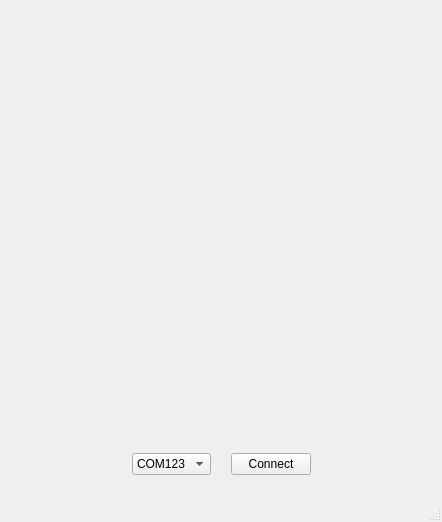
<?xml version="1.0" encoding="UTF-8"?>
<ui version="4.0">
 <class>MainWindow</class>
 <widget class="QMainWindow" name="MainWindow">
  <property name="geometry">
   <rect>
    <x>0</x>
    <y>0</y>
    <width>442</width>
    <height>522</height>
   </rect>
  </property>
  <property name="windowTitle">
   <string>Chorus RF Laptimer Qt Gui</string>
  </property>
  <widget class="QWidget" name="centralWidget">
   <layout class="QVBoxLayout" name="verticalLayout_5">
    <item>
     <widget class="QStackedWidget" name="mainStackedWidget">
      <property name="currentIndex">
       <number>0</number>
      </property>
      <widget class="QWidget" name="connectPage">
       <layout class="QVBoxLayout" name="verticalLayout_4">
        <property name="leftMargin">
         <number>0</number>
        </property>
        <property name="topMargin">
         <number>0</number>
        </property>
        <property name="rightMargin">
         <number>0</number>
        </property>
        <property name="bottomMargin">
         <number>0</number>
        </property>
        <item>
         <widget class="QWidget" name="chorusLogoLabelContainer" native="true">
          <layout class="QVBoxLayout" name="verticalLayout_6">
           <item>
            <widget class="QLabel" name="chorusLogoLabel">
             <property name="text">
              <string/>
             </property>
             <property name="pixmap">
              <pixmap resource="../resources/chorusqtgui.qrc">:/logo.png</pixmap>
             </property>
             <property name="scaledContents">
              <bool>false</bool>
             </property>
             <property name="alignment">
              <set>Qt::AlignCenter</set>
             </property>
            </widget>
           </item>
          </layout>
         </widget>
        </item>
        <item>
         <widget class="QStackedWidget" name="serialPortStacketWidget">
          <property name="minimumSize">
           <size>
            <width>0</width>
            <height>50</height>
           </size>
          </property>
          <property name="maximumSize">
           <size>
            <width>16777215</width>
            <height>50</height>
           </size>
          </property>
          <property name="currentIndex">
           <number>0</number>
          </property>
          <widget class="QWidget" name="serialPage">
           <layout class="QVBoxLayout" name="verticalLayout_3">
            <property name="spacing">
             <number>0</number>
            </property>
            <property name="leftMargin">
             <number>0</number>
            </property>
            <property name="topMargin">
             <number>0</number>
            </property>
            <property name="rightMargin">
             <number>0</number>
            </property>
            <property name="bottomMargin">
             <number>0</number>
            </property>
            <item>
             <widget class="QWidget" name="widget" native="true">
              <layout class="QGridLayout" name="gridLayout_3">
               <property name="leftMargin">
                <number>0</number>
               </property>
               <property name="topMargin">
                <number>0</number>
               </property>
               <property name="rightMargin">
                <number>0</number>
               </property>
               <property name="bottomMargin">
                <number>0</number>
               </property>
               <property name="horizontalSpacing">
                <number>20</number>
               </property>
               <property name="verticalSpacing">
                <number>0</number>
               </property>
               <item row="0" column="0">
                <spacer name="horizontalSpacer">
                 <property name="orientation">
                  <enum>Qt::Horizontal</enum>
                 </property>
                 <property name="sizeHint" stdset="0">
                  <size>
                   <width>158</width>
                   <height>20</height>
                  </size>
                 </property>
                </spacer>
               </item>
               <item row="0" column="1">
                <widget class="QComboBox" name="serialPortsComboBox">
                 <item>
                  <property name="text">
                   <string>COM123</string>
                  </property>
                 </item>
                </widget>
               </item>
               <item row="0" column="2">
                <widget class="QPushButton" name="connectButton">
                 <property name="text">
                  <string>Connect</string>
                 </property>
                </widget>
               </item>
               <item row="0" column="3">
                <spacer name="horizontalSpacer_2">
                 <property name="orientation">
                  <enum>Qt::Horizontal</enum>
                 </property>
                 <property name="sizeHint" stdset="0">
                  <size>
                   <width>157</width>
                   <height>20</height>
                  </size>
                 </property>
                </spacer>
               </item>
              </layout>
             </widget>
            </item>
           </layout>
          </widget>
          <widget class="QWidget" name="noSerialPage">
           <layout class="QHBoxLayout" name="horizontalLayout">
            <property name="spacing">
             <number>6</number>
            </property>
            <property name="leftMargin">
             <number>0</number>
            </property>
            <property name="topMargin">
             <number>0</number>
            </property>
            <property name="rightMargin">
             <number>0</number>
            </property>
            <property name="bottomMargin">
             <number>0</number>
            </property>
            <item>
             <spacer name="horizontalSpacer_4">
              <property name="orientation">
               <enum>Qt::Horizontal</enum>
              </property>
              <property name="sizeHint" stdset="0">
               <size>
                <width>204</width>
                <height>20</height>
               </size>
              </property>
             </spacer>
            </item>
            <item>
             <widget class="QLabel" name="noSerialLabel">
              <property name="text">
               <string>No serial port found!</string>
              </property>
             </widget>
            </item>
            <item>
             <spacer name="horizontalSpacer_5">
              <property name="orientation">
               <enum>Qt::Horizontal</enum>
              </property>
              <property name="sizeHint" stdset="0">
               <size>
                <width>204</width>
                <height>20</height>
               </size>
              </property>
             </spacer>
            </item>
           </layout>
          </widget>
         </widget>
        </item>
       </layout>
      </widget>
      <widget class="QWidget" name="mainPage">
       <layout class="QVBoxLayout" name="verticalLayout">
        <property name="spacing">
         <number>0</number>
        </property>
        <property name="leftMargin">
         <number>0</number>
        </property>
        <property name="topMargin">
         <number>0</number>
        </property>
        <property name="rightMargin">
         <number>0</number>
        </property>
        <property name="bottomMargin">
         <number>0</number>
        </property>
        <item>
         <widget class="QTabWidget" name="mainTabWidget">
          <property name="currentIndex">
           <number>1</number>
          </property>
          <widget class="QWidget" name="debugDebugTab">
           <attribute name="title">
            <string>Devices</string>
           </attribute>
           <layout class="QGridLayout" name="gridLayout_5">
            <item row="0" column="0">
             <layout class="QVBoxLayout" name="debugDebugLayout"/>
            </item>
           </layout>
          </widget>
          <widget class="QWidget" name="speechTab">
           <attribute name="title">
            <string>TTS</string>
           </attribute>
           <layout class="QGridLayout" name="gridLayout">
            <item row="0" column="2">
             <widget class="QComboBox" name="voicesComboBox"/>
            </item>
            <item row="0" column="0">
             <widget class="QLabel" name="voicesLabel">
              <property name="text">
               <string>Voices:</string>
              </property>
             </widget>
            </item>
            <item row="2" column="0" colspan="2">
             <widget class="QLabel" name="newLaptimeLabel">
              <property name="text">
               <string>New laptime:</string>
              </property>
             </widget>
            </item>
            <item row="1" column="0">
             <widget class="QLabel" name="rateLabel">
              <property name="text">
               <string>Rate:</string>
              </property>
             </widget>
            </item>
            <item row="1" column="2">
             <widget class="QSlider" name="rateSlider">
              <property name="minimum">
               <number>-10</number>
              </property>
              <property name="maximum">
               <number>10</number>
              </property>
              <property name="orientation">
               <enum>Qt::Horizontal</enum>
              </property>
              <property name="tickPosition">
               <enum>QSlider::TicksBothSides</enum>
              </property>
             </widget>
            </item>
            <item row="2" column="2">
             <widget class="QLineEdit" name="newLaptimeLineEdit">
              <property name="text">
               <string>{pilot} {laptime}</string>
              </property>
             </widget>
            </item>
            <item row="3" column="2">
             <widget class="QLineEdit" name="newBestLaptimeLineEdit">
              <property name="text">
               <string>{pilot} best lap {laptime}</string>
              </property>
             </widget>
            </item>
            <item row="3" column="0">
             <widget class="QLabel" name="newBestLaptimelabel">
              <property name="text">
               <string>New best laptime:</string>
              </property>
             </widget>
            </item>
            <item row="4" column="2">
             <widget class="QPushButton" name="testVoiceButton">
              <property name="text">
               <string>Test Voice</string>
              </property>
             </widget>
            </item>
           </layout>
          </widget>
          <widget class="QWidget" name="debugTab">
           <attribute name="title">
            <string>Debug</string>
           </attribute>
           <layout class="QVBoxLayout" name="verticalLayout_2">
            <item>
             <widget class="QWidget" name="widget_2" native="true">
              <property name="minimumSize">
               <size>
                <width>0</width>
                <height>41</height>
               </size>
              </property>
              <property name="maximumSize">
               <size>
                <width>16777215</width>
                <height>41</height>
               </size>
              </property>
              <layout class="QGridLayout" name="gridLayout_4">
               <item row="0" column="3">
                <widget class="QLCDNumber" name="lcdNumber">
                 <property name="frameShape">
                  <enum>QFrame::NoFrame</enum>
                 </property>
                 <property name="smallDecimalPoint">
                  <bool>false</bool>
                 </property>
                 <property name="digitCount">
                  <number>4</number>
                 </property>
                 <property name="mode">
                  <enum>QLCDNumber::Dec</enum>
                 </property>
                </widget>
               </item>
               <item row="0" column="0">
                <widget class="QPushButton" name="disconnectButton">
                 <property name="text">
                  <string>disconnect</string>
                 </property>
                </widget>
               </item>
               <item row="0" column="1">
                <spacer name="horizontalSpacer_3">
                 <property name="orientation">
                  <enum>Qt::Horizontal</enum>
                 </property>
                 <property name="sizeHint" stdset="0">
                  <size>
                   <width>405</width>
                   <height>20</height>
                  </size>
                 </property>
                </spacer>
               </item>
               <item row="0" column="2">
                <widget class="QProgressBar" name="progressBar">
                 <property name="maximum">
                  <number>1024</number>
                 </property>
                 <property name="value">
                  <number>0</number>
                 </property>
                 <property name="textDirection">
                  <enum>QProgressBar::TopToBottom</enum>
                 </property>
                 <property name="format">
                  <string>%v</string>
                 </property>
                </widget>
               </item>
              </layout>
             </widget>
            </item>
            <item>
             <widget class="QLineEdit" name="serialInputLineEdit"/>
            </item>
            <item>
             <widget class="QListWidget" name="serialLogListWidget"/>
            </item>
           </layout>
          </widget>
         </widget>
        </item>
       </layout>
      </widget>
     </widget>
    </item>
   </layout>
  </widget>
  <widget class="QMenuBar" name="menuBar">
   <property name="geometry">
    <rect>
     <x>0</x>
     <y>0</y>
     <width>442</width>
     <height>21</height>
    </rect>
   </property>
  </widget>
  <widget class="QToolBar" name="mainToolBar">
   <property name="maximumSize">
    <size>
     <width>16777215</width>
     <height>0</height>
    </size>
   </property>
   <property name="movable">
    <bool>false</bool>
   </property>
   <attribute name="toolBarArea">
    <enum>TopToolBarArea</enum>
   </attribute>
   <attribute name="toolBarBreak">
    <bool>false</bool>
   </attribute>
  </widget>
  <widget class="QStatusBar" name="statusBar"/>
 </widget>
 <layoutdefault spacing="6" margin="11"/>
 <resources>
  <include location="../resources/chorusqtgui.qrc"/>
 </resources>
 <connections/>
</ui>
